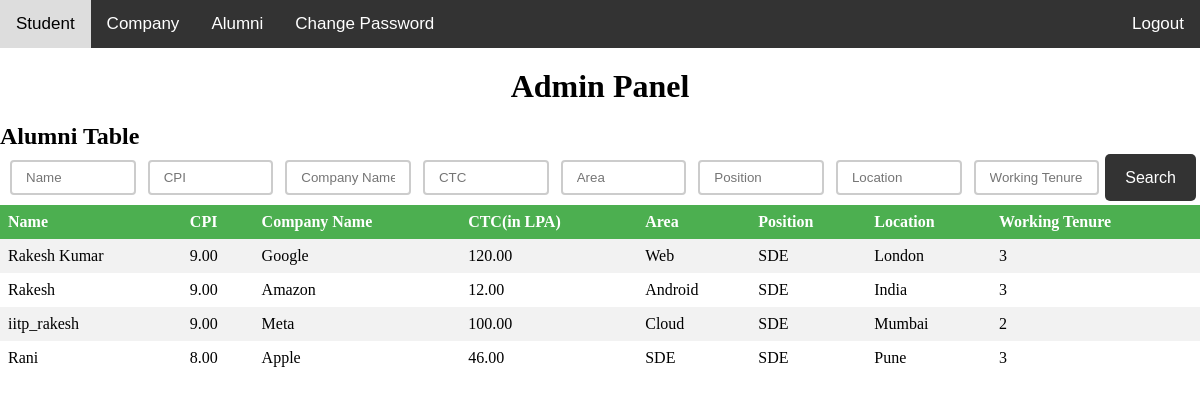
Screenshot of /adminalumni.php with the database file from the repository.
### tables this page shows
CREATE TABLE `alumni` (
  `id` int NOT NULL AUTO_INCREMENT,
  `email` varchar(255) NOT NULL,
  `password` varchar(255) NOT NULL,
  `name` varchar(255) NOT NULL,
  `CPI` decimal(5,2) NOT NULL,
  `company_name` varchar(255) NOT NULL,
  `ctc` decimal(10,2) NOT NULL,
  `area` varchar(255) NOT NULL,
  `position` varchar(255) NOT NULL,
  `location` varchar(255) NOT NULL,
  `working_tenure` varchar(255) NOT NULL,
  PRIMARY KEY (`id`),
  UNIQUE KEY `email` (`email`)
);

### adminalumni.php (the view, shortened to what this page needs)
<?php
include 'dp.php';
?>
<!DOCTYPE html>
<html lang="en">
<head>
</head>
<body>
<div class="navbar">
        <a href="adminstudent.php">Student</a>
        <a href="admincompany.php">Company</a>
        <a href="adminalumni.php">Alumni</a>
        <form method="post" action="updatepassword.php">
        <a href="updatepassword.php">Change Password</a></form>
        <a href="logout.php" class="logout">Logout</a>
    </div>
    <center>
    <h1>Admin Panel</h1><br></center>
        <h2>Alumni Table</h2>
        <div class="search">
            <form method="post">
                <input type="text" placeholder="Name" onkeyup="filterTable(0, 'alumni_table')" name="alumni_name">
                <input type="text" placeholder="CPI" onkeyup="filterTable(1, 'alumni_table')" name="cpi">
                <input type="text" placeholder="Company Name" onkeyup="filterTable(2, 'alumni_table')" name="company_name">
                <input type="text" placeholder="CTC" onkeyup="filterTable(3, 'alumni_table')" name="ctc">
                <input type="text" placeholder="Area" onkeyup="filterTable(4, 'alumni_table')" name="area">
                <input type="text" placeholder="Position" onkeyup="filterTable(5, 'alumni_table')" name="position">
                <input type="text" placeholder="Location" onkeyup="filterTable(6, 'alumni_table')" name="location">
                <input type="text" placeholder="Working Tenure" onkeyup="filterTable(7, 'alumni_table')" name="working_tenure">
                <button class="search" type="submit" name="search_submit">Search</button>
            </form>
        </div>
        <?php
        $sql = "SELECT * FROM alumni";
        $result = mysqli_query($conn, $sql);
        if (mysqli_num_rows($result) > 0) {
            echo "<table id='alumni_table'>";
            echo "<tr><th onclick=\"sortTable(0,'alumni_table')\">Name</th><th onclick=\"sortTable(1,'alumni_table')\">CPI</th><th onclick=\"sortTable(2,'alumni_table')\">Company Name</th><th onclick=\"sortTable(3,'alumni_table')\">CTC(in LPA)</th><th onclick=\"sortTable(4,'alumni_table')\">Area</th><th onclick=\"sortTable(5,'alumni_table')\">Position</th><th onclick=\"sortTable(6,'alumni_table')\">Location</th><th onclick=\"sortTable(7,'alumni_table')\">Working Tenure</th></tr>";
            while ($row = mysqli_fetch_assoc($result)) { ?>
                <tr>
                    <td><?php echo $row['name']; ?></td>
                    <td><?php echo $row['CPI']; ?></td>
                    <td><?php echo $row['company_name']; ?></td>
                    <td><?php echo $row['ctc']; ?></td>
                    <td><?php echo $row['area']; ?></td>
                    <td><?php echo $row['position']; ?></td>
                    <td><?php echo $row['location']; ?></td>
                    <td><?php echo $row['working_tenure']; ?></td>
                </tr>
        <?php
            }
            echo "</table>";
        } else {
            echo "No student data found.";
        }
        ?>
</body>
</html>

### adminalumni.php (style rules this page uses)
* { box-sizing: border-box; margin: 0; padding: 0; }
.navbar { overflow: hidden; background-color: #333; font-family: Arial, sans-serif; }
.navbar a { float: left; color: white; text-align: center; padding: 14px 16px; text-decoration: none; font-size: 17px; }
.navbar a.logout { float: right; }
table { border-collapse: collapse; width: 100%; }
th, td { text-align: left; padding: 8px; }
tr:nth-child(even) { background-color: #f2f2f2; }
th { background-color: #4CAF50; color: white; cursor: pointer; }
h1 { text-align: center; margin-top: 20px; }
.search form { width: 100%; display: flex; justify-content: center; padding: 4px; }
.search input[type="text"] { width: 100%; padding: 8px 14px; margin: 6px; box-sizing: border-box; border: 2px solid #ccc; border-radius: 4px; }
.search button { background-color: #333; color: white; padding: 10px 20px; border: none; border-radius: 5px; font-size: 16px; cursor: pointer; transition: background-color 0.3s ease; }

### rows the page displays
alumni: name "Rakesh Kumar", CPI "9.00", company_name "Google", ctc "120.00", area "Web", position "SDE", location "London", working_tenure "3"
alumni: name "Rakesh", CPI "9.00", company_name "Amazon", ctc "12.00", area "Android", position "SDE", location "India", working_tenure "3"
alumni: name "iitp_rakesh", CPI "9.00", company_name "Meta", ctc "100.00", area "Cloud", position "SDE", location "Mumbai", working_tenure "2"
alumni: name "Rani", CPI "8.00", company_name "Apple", ctc "46.00", area "SDE", position "SDE", location "Pune", working_tenure "3"
